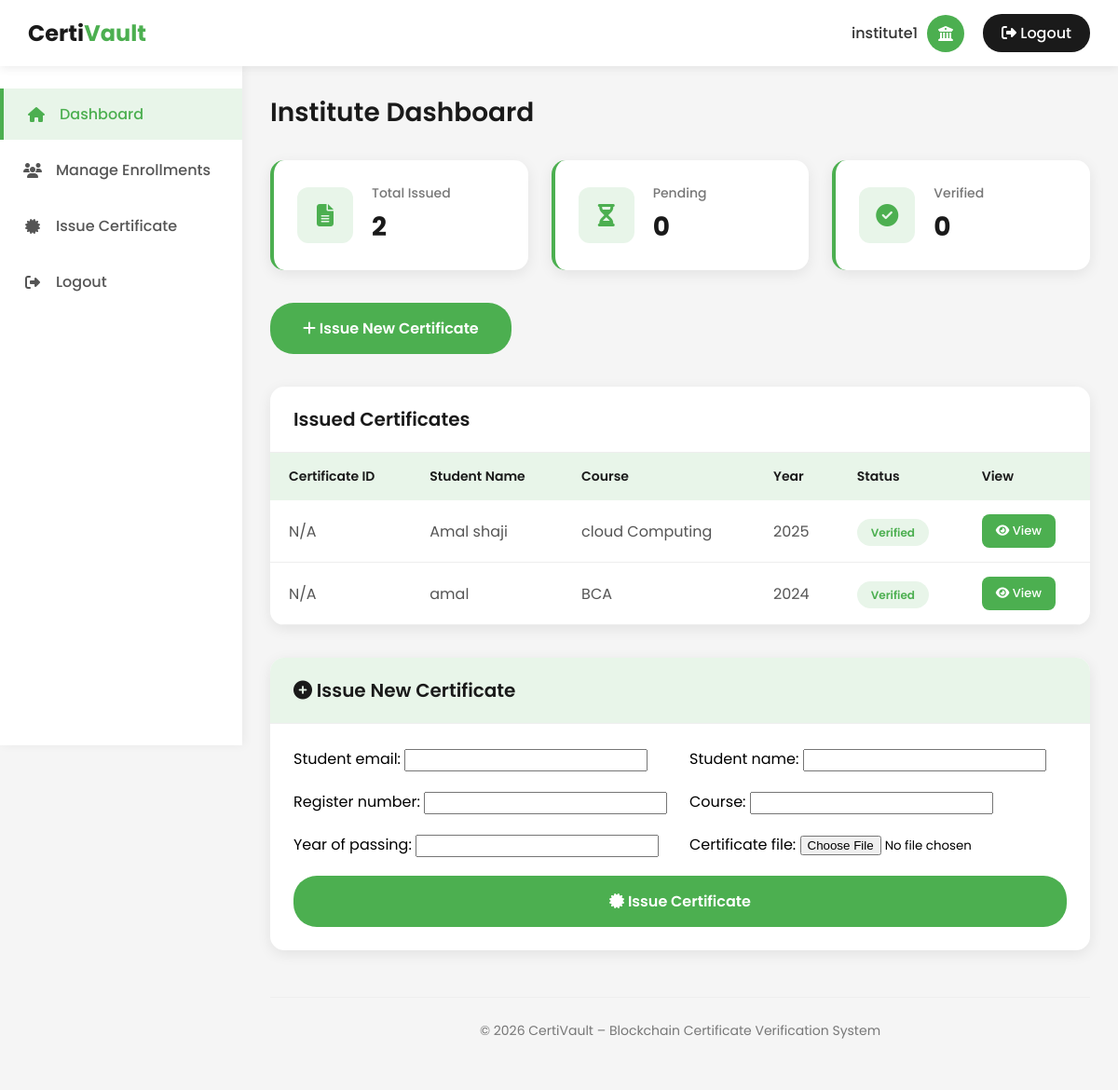
The app's page /accounts/institution/dashboard/ (signed in) with its own data.
### accounts/models.py (models this page shows)
class CustomUser(AbstractUser):
    USER_TYPE_CHOICES = (
        ('institution', 'Institution'),
        ('student', 'Student'),
        ('user', 'User'),   # Public verifier
        ('admin', 'Admin'),  # Admin dashboard
    )
    user_type = models.CharField(max_length=20, choices=USER_TYPE_CHOICES)
    otp = models.CharField(max_length=6, null=True, blank=True)

### institute/models.py (models this page shows, shortened)
class InstituteCertificate(models.Model):
    institute = models.ForeignKey(
        settings.AUTH_USER_MODEL,
        on_delete=models.CASCADE,
        related_name='institute_certificates'
    )
    student_name = models.CharField(max_length=200)
    register_number = models.CharField(max_length=100, null=True, blank=True)
    student_email = models.EmailField(null=True, blank=True)
    course = models.CharField(max_length=200)
    year_of_passing = models.IntegerField(null=True, blank=True)
    certificate_file = models.FileField(upload_to='institute_certificates/')
    certificate_hash = models.CharField(max_length=64, unique=True)
    blockchain_tx_hash = models.CharField(
        max_length=256,
        null=True,
        blank=True
    )
    created_at = models.DateTimeField(auto_now_add=True)

### accounts/views.py (the view, shortened to what this page needs)
# urls.py: path('institution/dashboard/', views.institution_dashboard, name='institution_dashboard'),
@login_required
def institution_dashboard(request):
    if request.user.user_type != "institution":
        return redirect("institution_login")
    from institute.forms import InstituteCertificateForm
    from institute.models import InstituteCertificate
    from blockchain.utils import store_hash_on_blockchain, verify_hash_from_blockchain
    import hashlib
    from django.db import IntegrityError
    total_issued = InstituteCertificate.objects.filter(institute=request.user).count()
    pending = 0
    verified = 0
    certificates = InstituteCertificate.objects.filter(institute=request.user).order_by('-created_at')
    form = InstituteCertificateForm()
    last_tx = request.session.pop('last_tx_hash', None)
    last_verified = request.session.pop('last_verified', None)
    return render(request, "institute/institution_dashboard.html", {
        "form": form,
        "total_issued": total_issued,
        "pending": pending,
        "verified": verified,
        "last_tx_hash": last_tx,
        "last_verified": last_verified,
        "certificates": certificates,
    })

### institute/forms.py (shortened to what this page needs)
class InstituteCertificateForm(forms.ModelForm):
    class Meta:
        model = InstituteCertificate
        fields = [
            'student_email',
            'student_name',
            'register_number',
            'course',
            'year_of_passing',
            'certificate_file',
        ]

### templates/institute/institution_dashboard.html (shortened to what this page needs)
<!DOCTYPE html>
<html lang="en">
<head>
    <link rel="stylesheet" href="https://cdnjs.cloudflare.com/ajax/libs/font-awesome/6.4.0/css/all.min.css">
</head>
<body>
    <nav class="navbar">
        <div class="logo">Certi<span>Vault</span></div>
        <div class="navbar-right">
            <div class="user-info">
                <span class="user-name">{{ request.user.username }}</span>
                <div class="profile-icon">
                    <i class="fas fa-university"></i>
                </div>
            </div>
            <a href="{% url 'logout' %}" class="logout-btn">
                <i class="fas fa-sign-out-alt"></i> Logout
            </a>
        </div>
    </nav>
    <div class="sidebar">
        <ul class="sidebar-menu">
            <li><a href="#" class="active"><i class="fas fa-home"></i> <span>Dashboard</span></a></li>
            <li><a href="{% url 'institute:manage_enrollments' %}"><i class="fas fa-users"></i> <span>Manage Enrollments</span></a></li>
            <li><a href="{% url 'institute:issue_certificate' %}"><i class="fas fa-certificate"></i> <span>Issue Certificate</span></a></li>
            <li><a href="{% url 'logout' %}"><i class="fas fa-sign-out-alt"></i> <span>Logout</span></a></li>
        </ul>
    </div>
    <div class="main-content">
        <div class="dashboard-header">
            <h1>Institute Dashboard</h1>
        </div>
        <div class="stats-container">
            <div class="stat-card">
                <div class="stat-icon">
                    <i class="fas fa-file-alt"></i>
                </div>
                <div class="stat-info">
                    <h3>Total Issued</h3>
                    <div class="stat-number">{{ total_issued }}</div>
                </div>
            </div>
            <div class="stat-card">
                <div class="stat-icon">
                    <i class="fas fa-hourglass-half"></i>
                </div>
                <div class="stat-info">
                    <h3>Pending</h3>
                    <div class="stat-number">{{ pending }}</div>
                </div>
            </div>
            <div class="stat-card">
                <div class="stat-icon">
                    <i class="fas fa-check-circle"></i>
                </div>
                <div class="stat-info">
                    <h3>Verified</h3>
                    <div class="stat-number">{{ verified }}</div>
                </div>
            </div>
        </div>
        <div class="issue-section">
            <a href="#issue" class="issue-btn">
                <i class="fas fa-plus"></i> Issue New Certificate
            </a>
        </div>
        <div class="table-container">
            <div class="table-header">
                <h2>Issued Certificates</h2>
            </div>
            <table>
                <thead>
                    <tr>
                        <th>Certificate ID</th>
                        <th>Student Name</th>
                        <th>Course</th>
                        <th>Year</th>
                        <th>Status</th>
                        <th>View</th>
                    </tr>
                </thead>
                <tbody>
                    {% for cert in certificates %}
                    <tr>
                        <td>{{ cert.certificate_id|default:"N/A" }}</td>
                        <td>{{ cert.student_name }}</td>
                        <td>{{ cert.course }}</td>
                        <td>{{ cert.year_of_passing|default:"N/A" }}</td>
                        <td>
                            {% if cert.blockchain_tx_hash %}
                            <span class="status-badge status-verified">Verified</span>
                            {% else %}
                            <span class="status-badge status-pending">Pending</span>
                            {% endif %}
                        </td>
                        <td>
                            <a href="#" class="view-btn">
                                <i class="fas fa-eye"></i> View
                            </a>
                        </td>
                    </tr>
                    {% empty %}
                    <tr>
                        <td colspan="6" style="text-align: center; color: #888; padding: 30px;">
                            No certificates issued yet.
                        </td>
                    </tr>
                    {% endfor %}
                </tbody>
            </table>
        </div>
        <div class="form-container" id="issue">
            <div class="form-header">
                <h2><i class="fas fa-plus-circle"></i> Issue New Certificate</h2>
            </div>
            <div class="form-content">
                <form method="POST" enctype="multipart/form-data">
                    {{ form.as_p }}
                    <button type="submit" class="submit-btn">
                        <i class="fas fa-certificate"></i> Issue Certificate
                    </button>
                </form>
            </div>
        </div>
        <footer>
            <p>© 2026 CertiVault – Blockchain Certificate Verification System</p>
        </footer>
    </div>
</body>
</html>

### templates/institute/institution_dashboard.html (style rules this page uses)
* { margin: 0; padding: 0; box-sizing: border-box; font-family: 'Poppins', sans-serif; }
body { background-color: #f5f5f5; min-height: 100vh; }
.navbar { background: white; padding: 15px 30px; display: flex; justify-content: space-between; align-items: center; box-shadow: 0 2px 10px rgba(0,0,0,0.08); position: fixed; width: 100%; top: 0; z-index: 1000; }
.logo { font-size: 24px; font-weight: 700; color: #1a1a1a; }
.logo span { color: #4CAF50; }
.navbar-right { display: flex; align-items: center; gap: 20px; }
.user-info { display: flex; align-items: center; gap: 10px; }
.user-name { font-weight: 500; color: #333; }
.profile-icon { width: 40px; height: 40px; background: #4CAF50; border-radius: 50%; display: flex; align-items: center; justify-content: center; color: white; font-weight: 600; }
.logout-btn { padding: 8px 20px; background: #1a1a1a; color: white; border: none; border-radius: 20px; cursor: pointer; font-weight: 500; transition: all 0.3s ease; text-decoration: none; }
.sidebar { position: fixed; left: 0; top: 70px; width: 260px; height: calc(100vh - 70px); background: white; padding: 20px 0; box-shadow: 2px 0 10px rgba(0,0,0,0.05); }
.sidebar-menu { list-style: none; }
.sidebar-menu li { margin: 5px 0; }
.sidebar-menu a { display: flex; align-items: center; gap: 15px; padding: 15px 25px; color: #555; text-decoration: none; font-weight: 500; transition: all 0.3s ease; }
.sidebar-menu a:hover, .sidebar-menu a.active { background: #E8F5E9; color: #4CAF50; border-left: 4px solid #4CAF50; }
.sidebar-menu i { width: 20px; text-align: center; }
.main-content { margin-left: 260px; margin-top: 70px; padding: 30px; min-height: calc(100vh - 70px); }
.dashboard-header { margin-bottom: 30px; }
.dashboard-header h1 { font-size: 28px; color: #1a1a1a; font-weight: 600; }
.stats-container { display: grid; grid-template-columns: repeat(auto-fit, minmax(250px, 1fr)); gap: 25px; margin-bottom: 35px; }
.stat-card { background: white; padding: 25px; border-radius: 15px; box-shadow: 0 4px 15px rgba(0,0,0,0.08); border-left: 4px solid #4CAF50; display: flex; align-items: center; gap: 20px; transition: all 0.3s ease; }
.stat-icon { width: 60px; height: 60px; background: #E8F5E9; border-radius: 12px; display: flex; align-items: center; justify-content: center; font-size: 24px; color: #4CAF50; }
.stat-info h3 { font-size: 14px; color: #777; font-weight: 500; margin-bottom: 5px; }
.stat-info .stat-number { font-size: 28px; font-weight: 700; color: #1a1a1a; }
.issue-section { margin-bottom: 35px; }
.issue-btn { display: inline-block; padding: 15px 35px; background: #4CAF50; color: white; border: none; border-radius: 25px; font-size: 16px; font-weight: 600; cursor: pointer; transition: all 0.3s ease; text-decoration: none; }
.table-container { background: white; border-radius: 15px; box-shadow: 0 4px 15px rgba(0,0,0,0.08); overflow: hidden; margin-bottom: 35px; }
.table-header { padding: 20px 25px; border-bottom: 1px solid #eee; }
.table-header h2 { font-size: 20px; color: #1a1a1a; font-weight: 600; }
table { width: 100%; border-collapse: collapse; }
table th { background: #E8F5E9; padding: 15px 20px; text-align: left; font-weight: 600; color: #1a1a1a; font-size: 14px; }
table td { padding: 15px 20px; border-bottom: 1px solid #eee; color: #555; }
.status-badge { padding: 6px 15px; border-radius: 20px; font-size: 12px; font-weight: 600; }
.status-verified { background: #E8F5E9; color: #4CAF50; }
.view-btn { padding: 8px 15px; background: #4CAF50; color: white; border: none; border-radius: 8px; font-size: 13px; font-weight: 500; cursor: pointer; text-decoration: none; display: inline-block; transition: all 0.3s ease; }
.form-container { background: white; border-radius: 15px; box-shadow: 0 4px 15px rgba(0,0,0,0.08); overflow: hidden; margin-bottom: 35px; }
.form-header { padding: 20px 25px; border-bottom: 1px solid #eee; background: #E8F5E9; }
.form-header h2 { font-size: 20px; color: #1a1a1a; font-weight: 600; }
.form-content { padding: 25px; }
.form-content form { display: grid; grid-template-columns: repeat(auto-fit, minmax(300px, 1fr)); gap: 20px; }
.submit-btn { grid-column: 1 / -1; padding: 15px 35px; background: #4CAF50; color: white; border: none; border-radius: 25px; font-size: 16px; font-weight: 600; cursor: pointer; transition: all 0.3s ease; font-family: 'Poppins', sans-serif; }
footer { text-align: center; padding: 25px; color: #777; font-size: 14px; margin-top: 50px; border-top: 1px solid #eee; }

### records on screen
CustomUser: user.username "institute1"
InstituteCertificate: certificate_id "N/A", student_name "Amal shaji", course "cloud Computing", year_of_passing "2025", shows "Verified"
InstituteCertificate: certificate_id "N/A", student_name "amal", course "BCA", year_of_passing "2024", shows "Verified"

### other values on screen
{{ total_issued }} "2"
{{ pending }} "0"
{{ verified }} "0"
